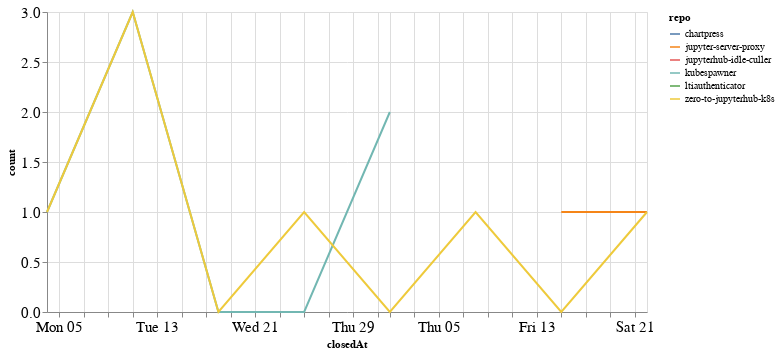

Here is the notebook cell this chart was saved with:
### Code cell
closed_by_time = closed_by.groupby('repo').resample('W', on='closedAt').count()['author'].reset_index()
closed_by_time = closed_by_time.rename(columns={'author': 'count'})

alt.Chart(closed_by_time, width=600).mark_line().encode(
    x='closedAt',
    y='count',
    color='repo',
    tooltip="repo"
)

### Figure 1 — Vega-Lite specification as saved in the notebook (floating-point values rounded to 4 significant figures)
{"config": {"axisLeft": {"labelFontSize": 15}, "axisBottom": {"labelFontSize": 15}}, "data": {"name": "data-ce69e811aa7283673744f18a1d9b727f"}, "mark": "line", "encoding": {"color": {"type": "nominal", "field": "repo"}, "tooltip": {"type": "nominal", "field": "repo"}, "x": {"type": "temporal", "field": "closedAt"}, "y": {"type": "quantitative", "field": "count"}}, "width": 600, "$schema": "https://vega.github.io/schema/vega-lite/v4.8.1.json", "datasets": {"data-ce69e811aa7283673744f18a1d9b727f": [{"repo": "chartpress", "closedAt": "2020-11-01T00:00:00", "count": 1}, {"repo": "jupyter-server-proxy", "closedAt": "2020-11-15T00:00:00", "count": 1}, {"repo": "jupyter-server-proxy", "closedAt": "2020-11-22T00:00:00", "count": 1}, {"repo": "jupyterhub-idle-culler", "closedAt": "2020-11-15T00:00:00", "count": 1}, {"repo": "kubespawner", "closedAt": "2020-10-04T00:00:00", "count": 1}, {"repo": "kubespawner", "closedAt": "2020-10-11T00:00:00", "count": 3}, {"repo": "kubespawner", "closedAt": "2020-10-18T00:00:00", "count": 0}, {"repo": "kubespawner", "closedAt": "2020-10-25T00:00:00", "count": 0}, {"repo": "kubespawner", "closedAt": "2020-11-01T00:00:00", "count": 2}, {"repo": "ltiauthenticator", "closedAt": "2020-11-15T00:00:00", "count": 2}, {"repo": "zero-to-jupyterhub-k8s", "closedAt": "2020-10-04T00:00:00", "count": 1}, {"repo": "zero-to-jupyterhub-k8s", "closedAt": "2020-10-11T00:00:00", "count": 3}, {"repo": "zero-to-jupyterhub-k8s", "closedAt": "2020-10-18T00:00:00", "count": 0}, {"repo": "zero-to-jupyterhub-k8s", "closedAt": "2020-10-25T00:00:00", "count": 1}, {"repo": "zero-to-jupyterhub-k8s", "closedAt": "2020-11-01T00:00:00", "count": 0}, {"repo": "zero-to-jupyterhub-k8s", "closedAt": "2020-11-08T00:00:00", "count": 1}, {"repo": "zero-to-jupyterhub-k8s", "closedAt": "2020-11-15T00:00:00", "count": 0}, {"repo": "zero-to-jupyterhub-k8s", "closedAt": "2020-11-22T00:00:00", "count": 1}]}}
